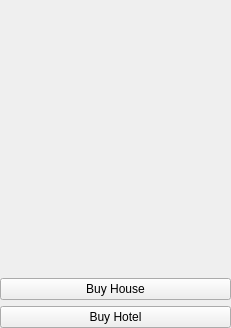
<?xml version="1.0" encoding="UTF-8"?>
<ui version="4.0">
 <class>Property_Details</class>
 <widget class="QWidget" name="Property_Details">
  <property name="geometry">
   <rect>
    <x>0</x>
    <y>0</y>
    <width>231</width>
    <height>328</height>
   </rect>
  </property>
  <property name="windowTitle">
   <string>Form</string>
  </property>
  <layout class="QVBoxLayout" name="verticalLayout" stretch="1,4,1,1">
   <property name="spacing">
    <number>6</number>
   </property>
   <property name="leftMargin">
    <number>0</number>
   </property>
   <property name="topMargin">
    <number>0</number>
   </property>
   <property name="rightMargin">
    <number>0</number>
   </property>
   <property name="bottomMargin">
    <number>0</number>
   </property>
   <item>
    <widget class="QLabel" name="name">
     <property name="text">
      <string/>
     </property>
     <property name="alignment">
      <set>Qt::AlignmentFlag::AlignCenter</set>
     </property>
    </widget>
   </item>
   <item>
    <widget class="QLabel" name="details">
     <property name="text">
      <string/>
     </property>
     <property name="alignment">
      <set>Qt::AlignmentFlag::AlignCenter</set>
     </property>
    </widget>
   </item>
   <item>
    <widget class="QPushButton" name="buyHouse">
     <property name="text">
      <string>Buy House</string>
     </property>
    </widget>
   </item>
   <item>
    <widget class="QPushButton" name="buyHotel">
     <property name="text">
      <string>Buy Hotel</string>
     </property>
    </widget>
   </item>
  </layout>
 </widget>
 <resources/>
 <connections/>
</ui>
